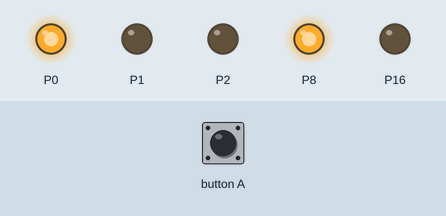
The program below on a simulated BBC micro:bit (MakeCode). Parts: output pins drawn as LEDs (lit = HIGH). Inputs (shaded band) come from the test bench.

Above: at 1.2 s.
1.3 s: button A pressed for 0.15 s
At 8.7 s:
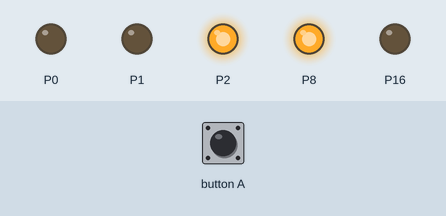
At 10.2 s:
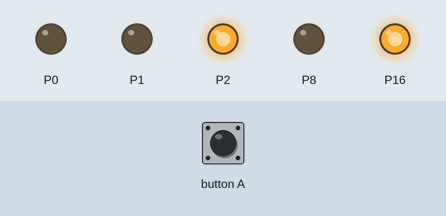
Timing chart, 0 to 19.4 s (numbered marks = the images above; inputs shaded):
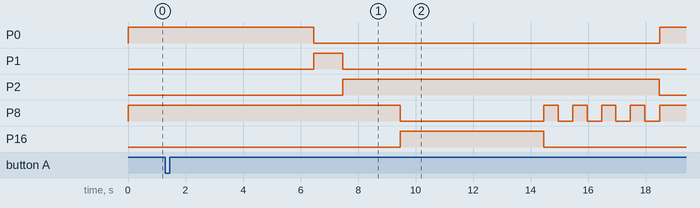

The program:

main.ts
```typescript
input.onButtonPressed(Button.A, function () {
    a = 1
})
let a = 0
a = 0
basic.forever(function () {
    if (a == 1) {
        pins.digitalWritePin(DigitalPin.P0, 1)
        pins.digitalWritePin(DigitalPin.P8, 1)
        basic.pause(5000)
        pins.digitalWritePin(DigitalPin.P0, 0)
        pins.digitalWritePin(DigitalPin.P1, 1)
        basic.pause(1000)
        pins.digitalWritePin(DigitalPin.P1, 0)
        pins.digitalWritePin(DigitalPin.P2, 1)
        basic.pause(2000)
        pins.digitalWritePin(DigitalPin.P8, 0)
        pins.digitalWritePin(DigitalPin.P16, 1)
        basic.pause(5000)
        pins.digitalWritePin(DigitalPin.P16, 0)
        for (let index = 0; index < 4; index++) {
            pins.digitalWritePin(DigitalPin.P8, 1)
            basic.pause(500)
            pins.digitalWritePin(DigitalPin.P8, 0)
            basic.pause(500)
        }
        pins.digitalWritePin(DigitalPin.P2, 0)
        a = 0
    } else {
        pins.digitalWritePin(DigitalPin.P0, 1)
        pins.digitalWritePin(DigitalPin.P8, 1)
    }
})
```

test.ts
```typescript
// les tests vont ici ; cela ne sera pas compilé si ce paquet est utilisé en tant qu'extension.
```

Measured:
- after the input at 1.3 s, P0: HIGH → LOW after 5.2 s, → HIGH 12.0 s later; P1: LOW → HIGH after 5.2 s, → LOW 1.0 s later; P2: LOW → HIGH after 6.2 s, → LOW 11.0 s later; P8: HIGH → LOW after 8.2 s, then repeats every 1.0 s: HIGH 0.50 s, LOW 0.50 s; P16: LOW → HIGH after 8.2 s, → LOW 5.0 s later
